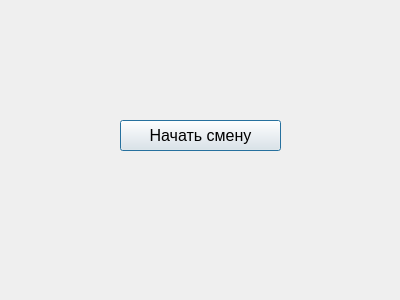
<?xml version="1.0" encoding="UTF-8"?>
<ui version="4.0">
 <class>Shift</class>
 <widget class="QDialog" name="Shift">
  <property name="geometry">
   <rect>
    <x>0</x>
    <y>0</y>
    <width>400</width>
    <height>300</height>
   </rect>
  </property>
  <property name="windowTitle">
   <string>Dialog</string>
  </property>
  <widget class="QPushButton" name="startShift">
   <property name="geometry">
    <rect>
     <x>120</x>
     <y>120</y>
     <width>161</width>
     <height>31</height>
    </rect>
   </property>
   <property name="font">
    <font>
     <pointsize>12</pointsize>
    </font>
   </property>
   <property name="text">
    <string>Начать смену</string>
   </property>
  </widget>
 </widget>
 <resources/>
 <connections/>
</ui>
